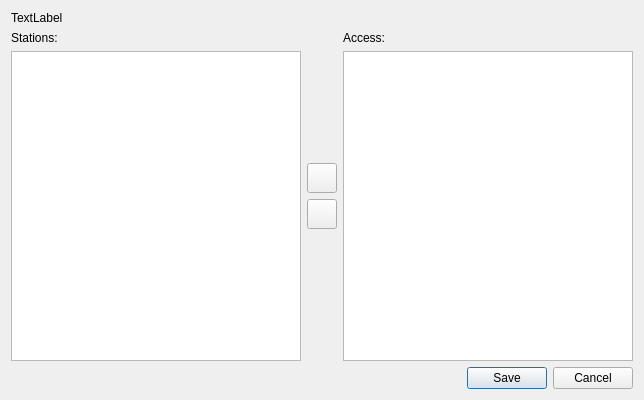
<?xml version="1.0" encoding="UTF-8"?>
<ui version="4.0">
 <class>UserAccessForm</class>
 <widget class="QDialog" name="UserAccessForm">
  <property name="geometry">
   <rect>
    <x>0</x>
    <y>0</y>
    <width>644</width>
    <height>400</height>
   </rect>
  </property>
  <property name="windowTitle">
   <string>Dialog</string>
  </property>
  <layout class="QVBoxLayout" name="verticalLayout_4">
   <item>
    <layout class="QHBoxLayout" name="horizontalLayout">
     <item>
      <widget class="QLabel" name="lblUser">
       <property name="text">
        <string>TextLabel</string>
       </property>
      </widget>
     </item>
    </layout>
   </item>
   <item>
    <layout class="QHBoxLayout" name="horizontalLayout_3">
     <item>
      <layout class="QVBoxLayout" name="verticalLayout">
       <item>
        <widget class="QLabel" name="label">
         <property name="text">
          <string>Stations:</string>
         </property>
        </widget>
       </item>
       <item>
        <widget class="QListWidget" name="lwStations">
         <property name="editTriggers">
          <set>QAbstractItemView::NoEditTriggers</set>
         </property>
        </widget>
       </item>
      </layout>
     </item>
     <item>
      <layout class="QVBoxLayout" name="verticalLayout_2">
       <item>
        <spacer name="verticalSpacer_2">
         <property name="orientation">
          <enum>Qt::Vertical</enum>
         </property>
         <property name="sizeHint" stdset="0">
          <size>
           <width>20</width>
           <height>40</height>
          </size>
         </property>
        </spacer>
       </item>
       <item>
        <widget class="QToolButton" name="tbAdd">
         <property name="minimumSize">
          <size>
           <width>30</width>
           <height>30</height>
          </size>
         </property>
         <property name="text">
          <string/>
         </property>
        </widget>
       </item>
       <item>
        <widget class="QToolButton" name="tbDelete">
         <property name="minimumSize">
          <size>
           <width>30</width>
           <height>30</height>
          </size>
         </property>
         <property name="text">
          <string/>
         </property>
        </widget>
       </item>
       <item>
        <spacer name="verticalSpacer">
         <property name="orientation">
          <enum>Qt::Vertical</enum>
         </property>
         <property name="sizeHint" stdset="0">
          <size>
           <width>20</width>
           <height>40</height>
          </size>
         </property>
        </spacer>
       </item>
      </layout>
     </item>
     <item>
      <layout class="QVBoxLayout" name="verticalLayout_3">
       <item>
        <widget class="QLabel" name="label_2">
         <property name="text">
          <string>Access:</string>
         </property>
        </widget>
       </item>
       <item>
        <widget class="QListWidget" name="lwAccess"/>
       </item>
      </layout>
     </item>
    </layout>
   </item>
   <item>
    <layout class="QHBoxLayout" name="horizontalLayout_2">
     <item>
      <spacer name="horizontalSpacer">
       <property name="orientation">
        <enum>Qt::Horizontal</enum>
       </property>
       <property name="sizeHint" stdset="0">
        <size>
         <width>40</width>
         <height>20</height>
        </size>
       </property>
      </spacer>
     </item>
     <item>
      <widget class="QPushButton" name="btnSave">
       <property name="text">
        <string>Save</string>
       </property>
      </widget>
     </item>
     <item>
      <widget class="QPushButton" name="btnCancel">
       <property name="text">
        <string>Cancel</string>
       </property>
      </widget>
     </item>
    </layout>
   </item>
  </layout>
 </widget>
 <resources/>
 <connections/>
</ui>
